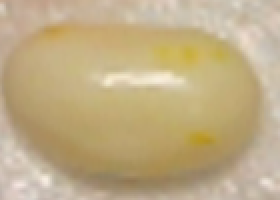
#> input picture Code/imgs/00001.png, 140 x 100 px (shown 2 times larger); its folder holds only this picture in this run
$ python -i Util.py   (imports and definitions only)   (older library calls are emulated)
#> lines starting #> are read from the running program, lines starting #| are printed output that depends on the picture
import cv2
import numpy as np
import Viewer.GlobalServer as GS
import os
import re
import time

def p_dist(x1, y1, x2, y2):
    return ( (x1-x2)**2 + (y1-y2)**2 ) ** 0.5

def crop(img, x, y, w, h):
    return img[y:y+h, x:x+w]

# [15 lines left out: function save, not called in this run]


class Timer:
    # [10 lines left out: functions __init__, cycle, not called in this run]


class Exposure:
    # [24 lines left out: functions __init__, measure, not called in this run]


class Crop:
    # [25 lines left out: functions __init__, crop, not called in this run]


class FindTray:
    # [105 lines left out: functions __init__, find, not called in this run]


class BeanSlicer:
    def __init__(self, name='BeanSlicer', hidden=False, editable=True):
        self.__name = name
        self.__canny = GS.new_view(name+': canny')
        self.__canny.set_hidden(hidden)
        self.__morph = GS.new_view(name+': morphology')
        self.__morph.set_hidden(hidden)
        self.__pass_1 = GS.new_view(name+': pass one, contour')
        self.__pass_1.set_hidden(hidden)
        self.__pass_2 = GS.new_view(name+': pass two, contour')
        self.__pass_2.set_hidden(hidden)
        self.__fin = GS.new_view(name+': discovered')
        self.__fin.set_hidden(False)
        self.__res = GS.new_view(name+': result')
        self.__res.set_hidden(False)

        self.__blur = GS.new_int(name+': blur', initial=45, min=-1, max=100, step=2)
        self.__blur.set_hidden(hidden)
        self.__blur.set_editable(editable)
        self.__canny_l = GS.new_int(name+': canny low', initial=0, min=0, max=255)
        self.__canny_l.set_hidden(hidden)
        self.__canny_l.set_editable(editable)
        self.__canny_h = GS.new_int(name+': canny high', initial=35, min=0, max=255)
        self.__canny_h.set_hidden(hidden)
        self.__canny_h.set_editable(editable)
        self.__morph_size = GS.new_int(name+': morph amount', initial=15, min=1, step=2)
        self.__morph_size.set_hidden(hidden)
        self.__morph_size.set_editable(editable)
        self.__pass_1_width = GS.new_int(name+': pass one width', initial=40, min=1)
        self.__pass_1_width.set_hidden(hidden)
        self.__pass_1_width.set_editable(editable)
        self.__cutoff_distance = GS.new_float(name+': center cutoff distance', initial=20, min=0)
        self.__cutoff_distance.set_hidden(hidden)
        self.__cutoff_distance.set_editable(editable)
        self.__cutoff_area = GS.new_float(name+': cutoff area', initial=450, min=0)
        self.__cutoff_area.set_hidden(hidden)
        self.__cutoff_area.set_editable(editable)
        self.__bean_w = GS.new_int(name+': slice width', initial=150, min=0)
        self.__bean_w.set_hidden(hidden)
        self.__bean_w.set_editable(False)
        self.__bean_h = GS.new_int(name+': slice height' ,initial=110, min=0)
        self.__bean_h.set_hidden(hidden)
        self.__bean_h.set_editable(False)

        #Dependent on input image size!
        self.__CENTERS = [(145,1101),(488,1098),(317,1099),(659,1097),(1001,1097),(829,1096),(1343,1094),(1173,1094),(230,979),(914,977),(573,978),(1086,975),(744,977),(401,978),(1255,974),(143,860),(486,858),(658,858),(313,858),(1171,856),(1000,856),(1341,855),(828,857),(571,739),(400,739),(228,739),(1084,736),(912,737),(742,738),(1254,735),(314,620),(143,621),(827,617),(998,615),(657,618),(1169,615),(485,618),(1339,614),(227,500),(740,498),(910,496),(570,498),(398,498),(1082,496),(1254,495),(315,381),(485,379),(142,380),(995,377),(825,378),(655,378),(1337,374),(1167,376),(226,261),(738,259),(399,260),(568,258),(1251,255),(1080,255),(909,256),(141,140),(311,140),(823,138),(653,138),(482,138),(1336,134),(1166,136),(994,136)]

    def calibrate(self, img):
        self.slice(img, True)

    # [89 lines left out: function slice, not called in this run]

>>> import cv2
>>> picture = cv2.imread('imgs/00001.png', cv2.IMREAD_GRAYSCALE)
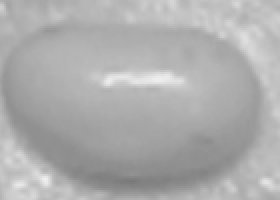
#> picture: shape (100, 140) (shown 2 times larger); min 121, max 238, mean 173.2
>>> result = BeanSlicer().calibrate(picture)
#> (the run stopped early here; a loop or call above may not have finished)

$ run again, on Code/imgs/00002.png
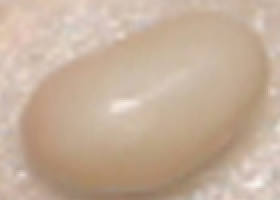
#> input picture Code/imgs/00002.png, 140 x 100 px (shown 2 times larger)
#> `picture = cv2.imread('imgs/00001.png', cv2.IMREAD_GRAYSCALE)`:
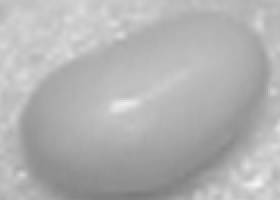
#> picture: shape (100, 140) (shown 2 times larger); min 122, max 242, mean 178.3

$ run again, on Code/imgs/00003.png
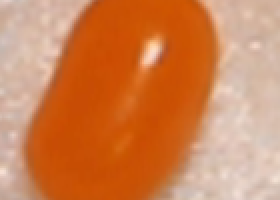
#> input picture Code/imgs/00003.png, 140 x 100 px (shown 2 times larger)
#> `picture = cv2.imread('imgs/00001.png', cv2.IMREAD_GRAYSCALE)`:
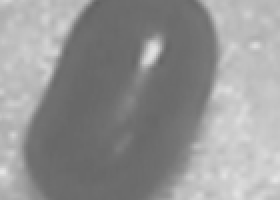
#> picture: shape (100, 140) (shown 2 times larger); min 97, max 228, mean 147.9

$ run again, on Code/imgs/00004.png
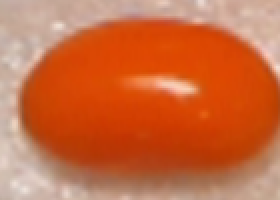
#> input picture Code/imgs/00004.png, 140 x 100 px (shown 2 times larger)
#> `picture = cv2.imread('imgs/00001.png', cv2.IMREAD_GRAYSCALE)`:
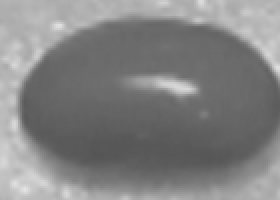
#> picture: shape (100, 140) (shown 2 times larger); min 85, max 228, mean 130.5
